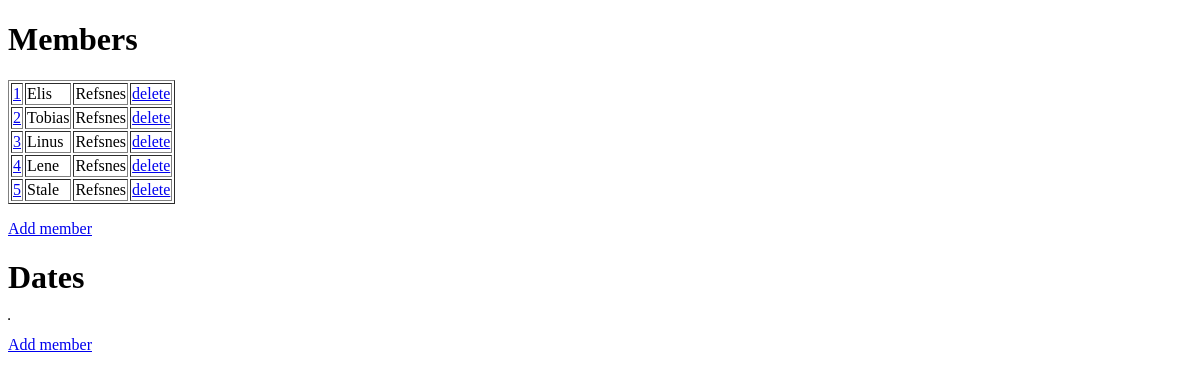
/members/, run on an earlier commit of the app's database.
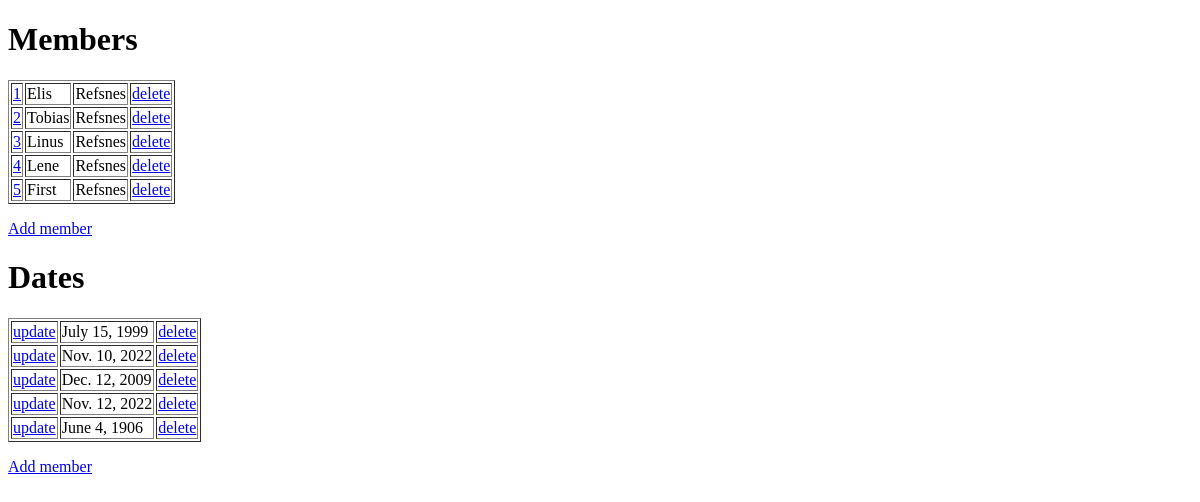
And on a later commit of the database.
### members/models.py (models this page shows)
class Members(models.Model):
  firstname = models.CharField(max_length=255)
  lastname = models.CharField(max_length=255)

class Created(models.Model):
  day = models.DateField(default='2000-01-01')

### members/views.py (the view)
# urls.py: path('', views.index, name='index'),
def index(request):
  mymembers = Members.objects.all().values()
  create = Created.objects.all().values()
  template = loader.get_template('index.html')
  context = {
    'mymembers': mymembers,
    'create': create,
  }
  return HttpResponse(template.render(context, request))

### members/templates/index.html
<!DOCTYPE html>
<html>
<body>
<h1>Members</h1>
<table border="1">
{% for x in mymembers %}
<tr>
<td><a href="update/{{ x.id }}">{{ x.id }}</a></td>
<td>{{ x.firstname }}</td>
<td>{{ x.lastname }}</td>
<td><a href="delete/{{ x.id }}">delete</a></td>
</tr>
{% endfor %}
</table>
<p>
<a href="add/">Add member</a>
</p>
<h1>Dates</h1>
<table border="1">
{% for x in create %}
<tr>
<td><a href="updateDay/{{ x.id }}">update</a></td>
<td>{{ x.day }}</td>
<td><a href="deleteDay/{{ x.id }}">delete</a></td>
</tr>
{% endfor %}
</table>
<p>
    <a href="addDay/">Add member</a>
    </p>
</body>
</html>

What changed in the data, as far as the page shows it:
changed Members id 5: firstname "Stale" → "First"
added Created: day "July 15, 1999"
added Created: day "Nov. 10, 2022"
added Created: day "Dec. 12, 2009"
added Created: day "Nov. 12, 2022"
added Created: day "June 4, 1906"
